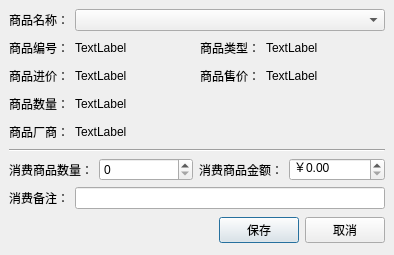
<ui version="4.0" >
 <author></author>
 <comment></comment>
 <exportmacro></exportmacro>
 <class>ConsumeGoodsAddDialog</class>
 <widget class="QDialog" name="ConsumeGoodsAddDialog" >
  <property name="geometry" >
   <rect>
    <x>0</x>
    <y>0</y>
    <width>394</width>
    <height>255</height>
   </rect>
  </property>
  <property name="windowTitle" >
   <string>添加消费商品</string>
  </property>
  <layout class="QVBoxLayout" >
   <property name="margin" >
    <number>9</number>
   </property>
   <property name="spacing" >
    <number>6</number>
   </property>
   <item>
    <layout class="QHBoxLayout" >
     <property name="margin" >
      <number>0</number>
     </property>
     <property name="spacing" >
      <number>6</number>
     </property>
     <item>
      <widget class="QLabel" name="label" >
       <property name="sizePolicy" >
        <sizepolicy>
         <hsizetype>0</hsizetype>
         <vsizetype>5</vsizetype>
         <horstretch>0</horstretch>
         <verstretch>0</verstretch>
        </sizepolicy>
       </property>
       <property name="text" >
        <string>商品名称：</string>
       </property>
      </widget>
     </item>
     <item>
      <widget class="QComboBox" name="comboBoxGoodsName" />
     </item>
    </layout>
   </item>
   <item>
    <layout class="QHBoxLayout" >
     <property name="margin" >
      <number>0</number>
     </property>
     <property name="spacing" >
      <number>6</number>
     </property>
     <item>
      <widget class="QLabel" name="label_2" >
       <property name="sizePolicy" >
        <sizepolicy>
         <hsizetype>0</hsizetype>
         <vsizetype>5</vsizetype>
         <horstretch>0</horstretch>
         <verstretch>0</verstretch>
        </sizepolicy>
       </property>
       <property name="text" >
        <string>商品编号：</string>
       </property>
      </widget>
     </item>
     <item>
      <widget class="QLabel" name="labelGoodsNo" >
       <property name="text" >
        <string>TextLabel</string>
       </property>
      </widget>
     </item>
     <item>
      <widget class="QLabel" name="label_7" >
       <property name="sizePolicy" >
        <sizepolicy>
         <hsizetype>0</hsizetype>
         <vsizetype>5</vsizetype>
         <horstretch>0</horstretch>
         <verstretch>0</verstretch>
        </sizepolicy>
       </property>
       <property name="text" >
        <string>商品类型：</string>
       </property>
      </widget>
     </item>
     <item>
      <widget class="QLabel" name="labelIsServices" >
       <property name="text" >
        <string>TextLabel</string>
       </property>
      </widget>
     </item>
    </layout>
   </item>
   <item>
    <layout class="QHBoxLayout" >
     <property name="margin" >
      <number>0</number>
     </property>
     <property name="spacing" >
      <number>6</number>
     </property>
     <item>
      <widget class="QLabel" name="label_3" >
       <property name="sizePolicy" >
        <sizepolicy>
         <hsizetype>0</hsizetype>
         <vsizetype>5</vsizetype>
         <horstretch>0</horstretch>
         <verstretch>0</verstretch>
        </sizepolicy>
       </property>
       <property name="text" >
        <string>商品进价：</string>
       </property>
      </widget>
     </item>
     <item>
      <widget class="QLabel" name="labelInPrice" >
       <property name="text" >
        <string>TextLabel</string>
       </property>
      </widget>
     </item>
     <item>
      <widget class="QLabel" name="label_4" >
       <property name="sizePolicy" >
        <sizepolicy>
         <hsizetype>0</hsizetype>
         <vsizetype>5</vsizetype>
         <horstretch>0</horstretch>
         <verstretch>0</verstretch>
        </sizepolicy>
       </property>
       <property name="text" >
        <string>商品售价：</string>
       </property>
      </widget>
     </item>
     <item>
      <widget class="QLabel" name="labelSellPrice" >
       <property name="text" >
        <string>TextLabel</string>
       </property>
      </widget>
     </item>
    </layout>
   </item>
   <item>
    <layout class="QHBoxLayout" >
     <property name="margin" >
      <number>0</number>
     </property>
     <property name="spacing" >
      <number>6</number>
     </property>
     <item>
      <widget class="QLabel" name="label_5" >
       <property name="sizePolicy" >
        <sizepolicy>
         <hsizetype>0</hsizetype>
         <vsizetype>5</vsizetype>
         <horstretch>0</horstretch>
         <verstretch>0</verstretch>
        </sizepolicy>
       </property>
       <property name="text" >
        <string>商品数量：</string>
       </property>
      </widget>
     </item>
     <item>
      <widget class="QLabel" name="labelGoodsNum" >
       <property name="text" >
        <string>TextLabel</string>
       </property>
      </widget>
     </item>
    </layout>
   </item>
   <item>
    <layout class="QHBoxLayout" >
     <property name="margin" >
      <number>0</number>
     </property>
     <property name="spacing" >
      <number>6</number>
     </property>
     <item>
      <widget class="QLabel" name="label_6" >
       <property name="sizePolicy" >
        <sizepolicy>
         <hsizetype>0</hsizetype>
         <vsizetype>5</vsizetype>
         <horstretch>0</horstretch>
         <verstretch>0</verstretch>
        </sizepolicy>
       </property>
       <property name="text" >
        <string>商品厂商：</string>
       </property>
      </widget>
     </item>
     <item>
      <widget class="QLabel" name="labelManufacturer" >
       <property name="text" >
        <string>TextLabel</string>
       </property>
      </widget>
     </item>
    </layout>
   </item>
   <item>
    <widget class="Line" name="line" >
     <property name="orientation" >
      <enum>Qt::Horizontal</enum>
     </property>
    </widget>
   </item>
   <item>
    <layout class="QHBoxLayout" >
     <property name="margin" >
      <number>0</number>
     </property>
     <property name="spacing" >
      <number>6</number>
     </property>
     <item>
      <widget class="QLabel" name="label_14" >
       <property name="sizePolicy" >
        <sizepolicy>
         <hsizetype>0</hsizetype>
         <vsizetype>5</vsizetype>
         <horstretch>0</horstretch>
         <verstretch>0</verstretch>
        </sizepolicy>
       </property>
       <property name="text" >
        <string>消费商品数量：</string>
       </property>
      </widget>
     </item>
     <item>
      <widget class="QSpinBox" name="spinBoxConsumeGoodsNum" />
     </item>
     <item>
      <widget class="QLabel" name="label_15" >
       <property name="sizePolicy" >
        <sizepolicy>
         <hsizetype>0</hsizetype>
         <vsizetype>5</vsizetype>
         <horstretch>0</horstretch>
         <verstretch>0</verstretch>
        </sizepolicy>
       </property>
       <property name="text" >
        <string>消费商品金额：</string>
       </property>
      </widget>
     </item>
     <item>
      <widget class="QDoubleSpinBox" name="doubleSpinBoxConsumeGoodsPrice" >
       <property name="prefix" >
        <string>￥</string>
       </property>
       <property name="maximum" >
        <double>999999</double>
       </property>
      </widget>
     </item>
    </layout>
   </item>
   <item>
    <layout class="QHBoxLayout" >
     <property name="margin" >
      <number>0</number>
     </property>
     <property name="spacing" >
      <number>6</number>
     </property>
     <item>
      <widget class="QLabel" name="label_8" >
       <property name="sizePolicy" >
        <sizepolicy>
         <hsizetype>0</hsizetype>
         <vsizetype>5</vsizetype>
         <horstretch>0</horstretch>
         <verstretch>0</verstretch>
        </sizepolicy>
       </property>
       <property name="text" >
        <string>消费备注：</string>
       </property>
      </widget>
     </item>
     <item>
      <widget class="QLineEdit" name="lineEditConsumeRemark" />
     </item>
    </layout>
   </item>
   <item>
    <layout class="QHBoxLayout" >
     <property name="margin" >
      <number>0</number>
     </property>
     <property name="spacing" >
      <number>6</number>
     </property>
     <item>
      <spacer>
       <property name="orientation" >
        <enum>Qt::Horizontal</enum>
       </property>
       <property name="sizeHint" >
        <size>
         <width>131</width>
         <height>31</height>
        </size>
       </property>
      </spacer>
     </item>
     <item>
      <widget class="QPushButton" name="okButton" >
       <property name="text" >
        <string>保存</string>
       </property>
      </widget>
     </item>
     <item>
      <widget class="QPushButton" name="cancelButton" >
       <property name="text" >
        <string>取消</string>
       </property>
      </widget>
     </item>
    </layout>
   </item>
  </layout>
 </widget>
 <pixmapfunction></pixmapfunction>
 <resources/>
 <connections>
  <connection>
   <sender>cancelButton</sender>
   <signal>clicked()</signal>
   <receiver>ConsumeGoodsAddDialog</receiver>
   <slot>reject()</slot>
   <hints>
    <hint type="sourcelabel" >
     <x>365</x>
     <y>223</y>
    </hint>
    <hint type="destinationlabel" >
     <x>175</x>
     <y>252</y>
    </hint>
   </hints>
  </connection>
 </connections>
</ui>
